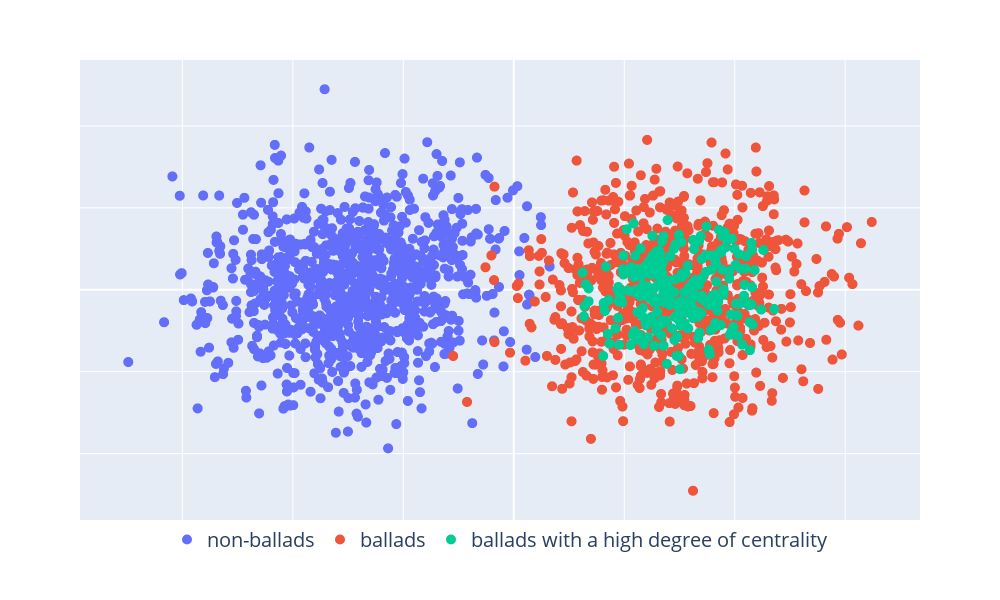

Notebook source saved alongside this figure:
### Code cell
fig = px.scatter(
    df_plot_centrality,
    x = 'pca_x',
    y = 'pca_y',
    color = 'genre_plot',
    category_orders={'genre_plot': category_order_balladen},
    color_discrete_map=color_discrete_map_balladen
)
fig.update_traces(marker=dict(size=10))
fig.update_layout(
    width=1000, height=600,
    xaxis=dict(showticklabels=False, title=None),
    yaxis=dict(showticklabels=False, title=None),
    legend=dict(title='', title_font_size=20, font=dict(size=20), orientation='h', yanchor='top', y=0, x=.5, xanchor='center')
)
fig.show()
fig.write_image("results/pca_centrality.pdf")

### Figure 1 — Plotly figure (JSON) as saved in the notebook; plotly's stock layout.template omitted (floating-point values rounded to 4 significant figures; data arrays with more than 128 entries replaced by an {"elided": "..."} marker saying what was removed)
{"data": [{"hovertemplate": "genre_plot=non-ballads<br>pca_x=%{x}<br>pca_y=%{y}<extra></extra>", "legendgroup": "non-ballads", "marker": {"color": "#636EFA", "size": 10, "symbol": "circle"}, "mode": "markers", "name": "non-ballads", "showlegend": true, "type": "scattergl", "x": {"elided": "1000 float values"}, "xaxis": "x", "y": {"elided": "1000 float values"}, "yaxis": "y"}, {"hovertemplate": "genre_plot=ballads<br>pca_x=%{x}<br>pca_y=%{y}<extra></extra>", "legendgroup": "ballads", "marker": {"color": "#EF553B", "size": 10, "symbol": "circle"}, "mode": "markers", "name": "ballads", "showlegend": true, "type": "scattergl", "x": {"elided": "750 float values"}, "xaxis": "x", "y": {"elided": "750 float values"}, "yaxis": "y"}, {"hovertemplate": "genre_plot=ballads with a high degree of centrality<br>pca_x=%{x}<br>pca_y=%{y}<extra></extra>", "legendgroup": "ballads with a high degree of centrality", "marker": {"color": "#00CC96", "size": 10, "symbol": "circle"}, "mode": "markers", "name": "ballads with a high degree of centrality", "showlegend": true, "type": "scattergl", "x": {"elided": "250 float values"}, "xaxis": "x", "y": {"elided": "250 float values"}, "yaxis": "y"}], "layout": {"height": 600, "legend": {"font": {"size": 20}, "orientation": "h", "title": {"font": {"size": 20}, "text": ""}, "tracegroupgap": 0, "x": 0.5, "xanchor": "center", "y": 0, "yanchor": "top"}, "margin": {"t": 60}, "width": 1000, "xaxis": {"anchor": "y", "domain": [0, 1], "showticklabels": false, "title": {}}, "yaxis": {"anchor": "x", "domain": [0, 1], "showticklabels": false, "title": {}}}}
